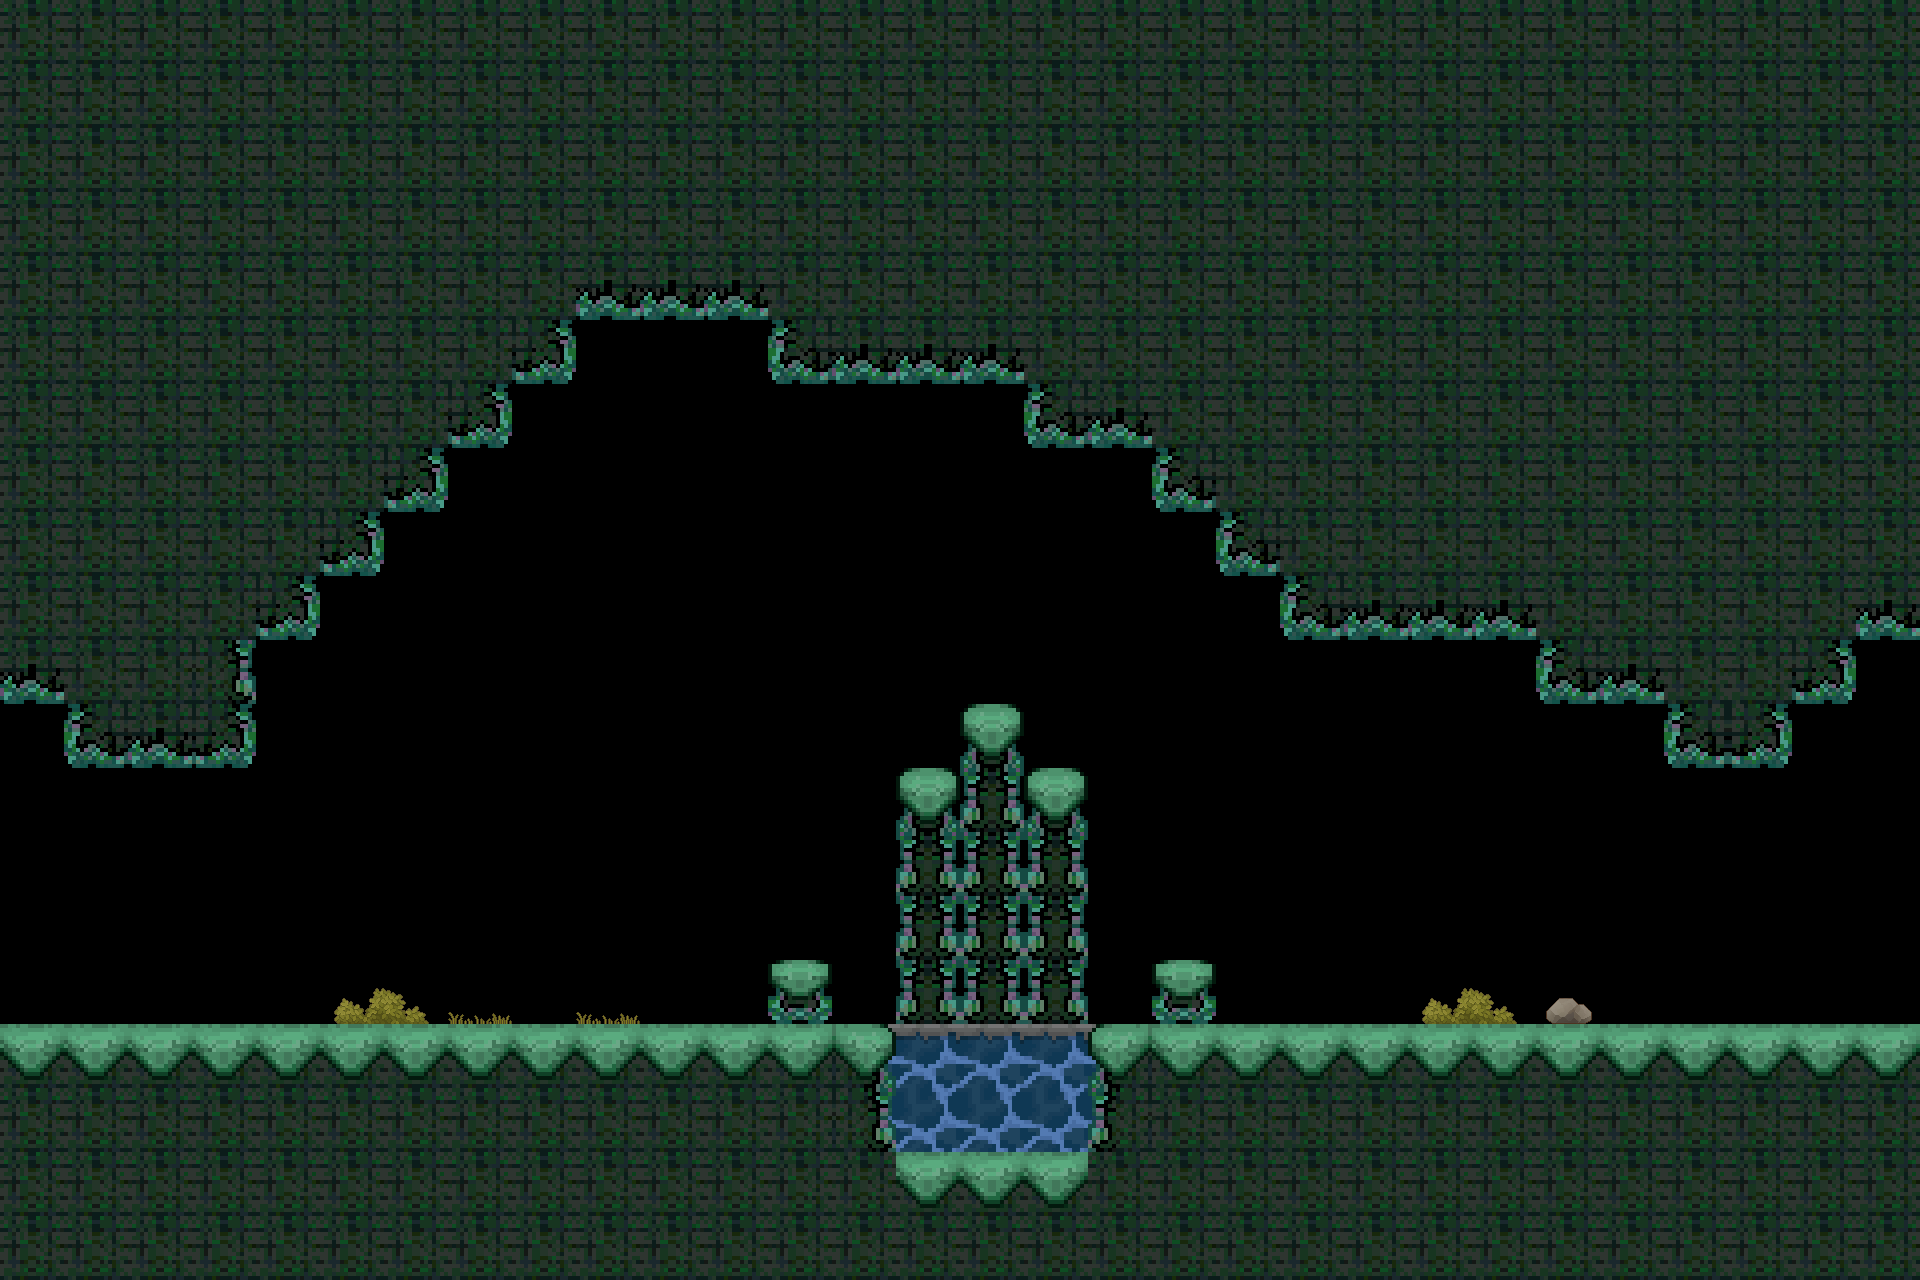

Rendered tile map (Tiled .tmx) drawn with the repository's tilesets; below, a short description and the full map source, tile grids included:
An orthogonal 30x20 tile map with 64x64 px tiles, 2 tile layers (detalle, tiles), 3 tilesets and 7 objects (E, W).

<map version="1.4" tiledversion="1.4.3" orientation="orthogonal" renderorder="right-down" width="30" height="20" tilewidth="64" tileheight="64" infinite="0" nextlayerid="8" nextobjectid="15">
 <tileset firstgid="1" source="../level0.tsx" />
 <tileset firstgid="17" source="../tileset3.tsx" />
 <tileset firstgid="49" source="../deco1.tsx" />
 <layer id="3" name="detalle" width="30" height="20">
  <data encoding="csv">
0,0,0,0,0,0,0,0,0,0,0,0,0,0,0,0,0,0,0,0,0,0,0,0,0,0,0,0,0,0,
0,0,0,0,0,0,0,0,0,0,0,0,0,0,0,0,0,0,0,0,0,0,0,0,0,0,0,0,0,0,
0,0,0,0,0,0,0,0,0,0,0,0,0,0,0,0,0,0,0,0,0,0,0,0,0,0,0,0,0,0,
0,0,0,0,0,0,0,0,0,0,0,0,0,0,0,0,0,0,0,0,0,0,0,0,0,0,0,0,0,0,
0,0,0,0,0,0,0,0,0,0,0,0,0,0,0,0,0,0,0,0,0,0,0,0,0,0,0,0,0,0,
0,0,0,0,0,0,0,0,0,0,0,0,0,0,0,0,0,0,0,0,0,0,0,0,0,0,0,0,0,0,
0,0,0,0,0,0,0,0,0,0,0,0,0,0,0,0,0,0,0,0,0,0,0,0,0,0,0,0,0,0,
0,0,0,0,0,0,0,0,0,0,0,0,0,0,0,0,0,0,0,0,0,0,0,0,0,0,0,0,0,0,
0,0,0,0,0,0,0,0,0,0,0,0,0,0,0,0,0,0,0,0,0,0,0,0,0,0,0,0,0,0,
0,0,0,0,0,0,0,0,0,0,0,0,0,0,0,0,0,0,0,0,0,0,0,0,0,0,0,0,0,0,
0,0,0,0,0,0,0,0,0,0,0,0,0,0,0,0,0,0,0,0,0,0,0,0,0,0,0,0,0,0,
0,0,0,0,0,0,0,0,0,0,0,0,0,0,0,0,0,0,0,0,0,0,0,0,0,0,0,0,0,0,
0,0,0,0,0,0,0,0,0,0,0,0,0,0,0,0,0,0,0,0,0,0,0,0,0,0,0,0,0,0,
0,0,0,0,0,0,0,0,0,0,0,0,0,0,0,0,0,0,0,0,0,0,0,0,0,0,0,0,0,0,
0,0,0,0,0,0,0,0,0,0,0,0,0,0,0,0,0,0,0,0,0,0,0,0,0,0,0,0,0,0,
0,0,0,0,0,52,53,63,0,63,0,0,0,0,0,0,0,0,0,0,0,0,52,53,55,0,0,0,0,0,
0,0,0,0,0,0,0,0,0,0,0,0,0,18,0,0,0,18,0,0,0,0,0,0,0,0,0,0,0,0,
0,0,0,0,0,0,0,0,0,0,0,0,0,26,0,0,0,26,0,0,0,0,0,0,0,0,0,0,0,0,
0,0,0,0,0,0,0,0,0,0,0,0,0,0,0,0,0,0,0,0,0,0,0,0,0,0,0,0,0,0,
0,0,0,0,0,0,0,0,0,0,0,0,0,0,0,0,0,0,0,0,0,0,0,0,0,0,0,0,0,0
</data>
 </layer>
 <layer id="1" name="tiles" width="30" height="20">
  <data encoding="csv">
6,6,6,6,6,6,6,6,6,6,6,6,6,6,6,6,6,6,6,6,6,6,6,6,6,6,6,6,6,6,
6,6,6,6,6,6,6,6,6,6,6,6,6,6,6,6,6,6,6,6,6,6,6,6,6,6,6,6,6,6,
6,6,6,6,6,6,6,6,6,6,6,6,6,6,6,6,6,6,6,6,6,6,6,6,6,6,6,6,6,6,
6,6,6,6,6,6,6,6,6,6,6,6,6,6,6,6,6,6,6,6,6,6,6,6,6,6,6,6,6,6,
6,6,6,6,6,6,6,6,6,10,10,10,6,6,6,6,6,6,6,6,6,6,6,6,6,6,6,6,6,6,
6,6,6,6,6,6,6,6,11,0,0,0,9,10,10,10,6,6,6,6,6,6,6,6,6,6,6,6,6,6,
6,6,6,6,6,6,6,11,0,0,0,0,0,0,0,0,9,10,6,6,6,6,6,6,6,6,6,6,6,6,
6,6,6,6,6,6,11,0,0,0,0,0,0,0,0,0,0,0,9,6,6,6,6,6,6,6,6,6,6,6,
6,6,6,6,6,11,0,0,0,0,0,0,0,0,0,0,0,0,0,9,6,6,6,6,6,6,6,6,6,6,
6,6,6,6,11,0,0,0,0,0,0,0,0,0,0,0,0,0,0,0,9,10,10,10,6,6,6,6,6,10,
10,6,6,7,0,0,0,0,0,0,0,0,0,0,0,0,0,0,0,0,0,0,0,0,9,10,6,6,11,0,
0,9,10,11,0,0,0,0,0,0,0,0,0,0,0,4,0,0,0,0,0,0,0,0,0,0,9,11,0,0,
0,0,0,0,0,0,0,0,0,0,0,0,0,0,4,8,4,0,0,0,0,0,0,0,0,0,0,0,0,0,
0,0,0,0,0,0,0,0,0,0,0,0,0,0,8,8,8,0,0,0,0,0,0,0,0,0,0,0,0,0,
0,0,0,0,0,0,0,0,0,0,0,0,0,0,8,8,8,0,0,0,0,0,0,0,0,0,0,0,0,0,
0,0,0,0,0,0,0,0,0,0,0,0,16,0,8,8,8,0,16,0,0,0,0,0,0,0,0,0,0,0,
2,2,2,2,2,2,2,2,2,2,2,2,2,3,18,18,18,1,2,2,2,2,2,2,2,2,2,2,2,2,
6,6,6,6,6,6,6,6,6,6,6,6,6,7,26,26,26,5,6,6,6,6,6,6,6,6,6,6,6,6,
6,6,6,6,6,6,6,6,6,6,6,6,6,6,2,2,2,6,6,6,6,6,6,6,6,6,6,6,6,6,
6,6,6,6,6,6,6,6,6,6,6,6,6,6,6,6,6,6,6,6,6,6,6,6,6,6,6,6,6,6
</data>
 </layer>
 <objectgroup id="6" name="conx">
  <object id="8" name="E" x="1856" y="640" width="64" height="384" />
  <object id="9" name="W" x="0" y="704" width="64" height="320" />
 </objectgroup>
 <objectgroup id="7" name="spawns" />
 <objectgroup id="4" name="collision">
  <object id="2" x="0" y="0">
   <polygon points="0,0 1920,0 1920,640 1856,640 1856,704 1792,704 1792,768 1664,768 1664,704 1536,704 1536,640 1280,640 1280,576 1216,576 1216,512 1152,512 1152,448 1024,448 1024,384 768,384 768,320 576,320 576,384 512,384 512,448 448,448 448,512 384,512 384,576 320,576 320,640 256,640 256,768 64,768 64,704 0,704" />
  </object>
  <object id="3" x="0" y="1024">
   <polygon points="0,0 896,0 1920,0 1920,256 0,256" />
  </object>
  <object id="14" x="0" y="0">
   <polyline points="0,0 0,1280 1920,1280 1920,0 0,0" />
  </object>
 </objectgroup>
 <objectgroup id="5" name="Pesca">
  <object id="6" x="768" y="960" width="64" height="64" />
  <object id="7" x="1152" y="960" width="64" height="64" />
 </objectgroup>
</map>
